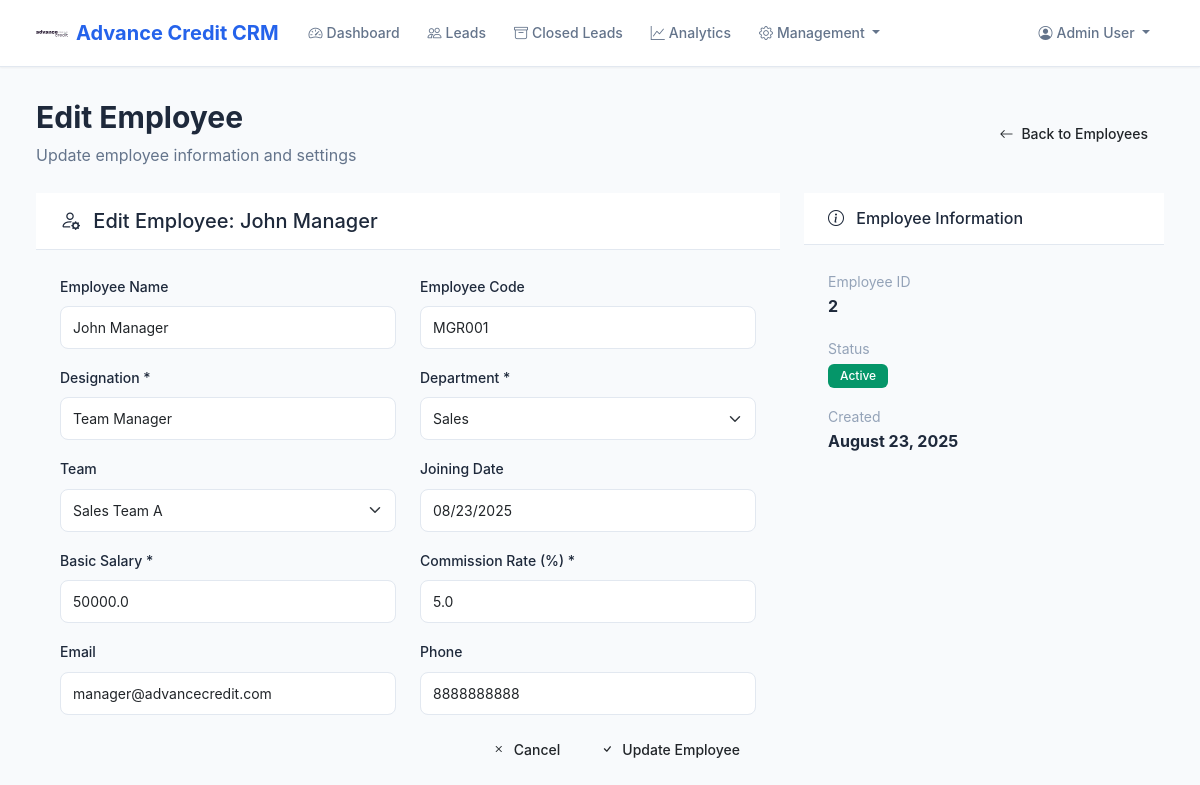
Screenshot of /crm/employees/2/edit (signed in) with the database file from the repository.
### src/shared/crm_models.py (models this page shows)
class User(CRMBase):
    __tablename__ = "users"
    user_id = Column(Integer, primary_key=True, index=True)
    name = Column(String(128), nullable=False)
    email = Column(String(128), unique=True, nullable=False)
    phone = Column(String(32), unique=True, nullable=False)
    password_hash = Column(String(128), nullable=False)
    role = Column(String(32), default="employee")  # 'employee', 'manager', 'admin'
    is_active = Column(Boolean, default=True)
    created_at = Column(DateTime, server_default=func.now())
    employee = relationship("Employee", back_populates="user", uselist=False)

class Employee(CRMBase):
    __tablename__ = "employees"
    employee_id = Column(Integer, primary_key=True, index=True)
    user_id = Column(Integer, ForeignKey("users.user_id"), unique=True, nullable=False)
    employee_code = Column(String(64), unique=True, nullable=False)
    designation = Column(String(64))
    department = Column(String(64))
    team_id = Column(Integer, ForeignKey("teams.team_id"), nullable=True)
    salary = Column(Float, default=0.0)
    commission_rate = Column(Float, default=0.0)
    is_active = Column(Boolean, default=True)
    joining_date = Column(Date, server_default=func.current_date())
    created_at = Column(DateTime, server_default=func.now())
    updated_at = Column(DateTime, onupdate=func.now())
    user = relationship("User", back_populates="employee")
    team = relationship("Team", foreign_keys=[team_id], back_populates="members")
    managed_teams = relationship("Team", foreign_keys="Team.manager_id", back_populates="manager")
    assigned_leads = relationship("LeadAssignment", foreign_keys="LeadAssignment.employee_id", back_populates="employee")
    billings = relationship("Billing", back_populates="employee")
    commissions = relationship("Commission", back_populates="employee")
    activities = relationship("LeadActivity", back_populates="employee")

class Team(CRMBase):
    __tablename__ = "teams"
    team_id = Column(Integer, primary_key=True, index=True)
    name = Column(String(128), unique=True, nullable=False)
    manager_id = Column(Integer, ForeignKey("employees.employee_id"), nullable=True)
    created_at = Column(DateTime, server_default=func.now())
    manager = relationship("Employee", foreign_keys=[manager_id], back_populates="managed_teams")
    members = relationship("Employee", foreign_keys="Employee.team_id", back_populates="team")

### src/crm/routes.py (the view)
@router.get("/employees/{employee_id}/edit", response_class=HTMLResponse)
def employee_edit_get(request: Request, employee_id: int, db: Session = Depends(get_db)):
    user_id = request.session.get("user_id")
    if not user_id:
        return RedirectResponse("/crm/unauthorized", status_code=status.HTTP_302_FOUND)
    user = db.query(User).filter(User.user_id == user_id).first()
    if not user or user.role != "admin":
        return RedirectResponse("/crm/unauthorized", status_code=status.HTTP_302_FOUND)
    employee = db.query(Employee).filter(Employee.employee_id == employee_id).first()
    if not employee:
        raise HTTPException(status_code=404, detail="Employee not found")
    teams = db.query(Team).all()
    return templates.TemplateResponse("employee_edit.html", {
        "request": request,
        "employee": employee,
        "teams": teams
    })

### src/crm/templates/employee_edit.html (shortened to what this page needs)
{% extends 'base.html' %}
{% block content %}
<div class="container-fluid">
    <div class="d-flex justify-content-between align-items-center mb-4">
        <div>
            <h1 class="page-title">Edit Employee</h1>
            <p class="page-subtitle">Update employee information and settings</p>
        </div>
        <a href="/crm/employees" class="btn btn-modern btn-secondary-modern">
            <i class="bi bi-arrow-left me-2"></i>Back to Employees
        </a>
    </div>
    <div class="row">
        <div class="col-lg-8">
            <div class="glass-card">
                <div class="card-header">
                    <h5 class="mb-0">
                        <i class="bi bi-person-gear me-2"></i>
                        Edit Employee: {{ employee.user.name }}
                    </h5>
                </div>
                <div class="card-body">
                    <form method="POST">
                        <div class="row">
                            <div class="col-md-6 mb-3">
                                <label class="form-label">Employee Name</label>
                                <input type="text" class="form-control form-control-modern" value="{{ employee.user.name }}" readonly>
                            </div>
                            <div class="col-md-6 mb-3">
                                <label class="form-label">Employee Code</label>
                                <input type="text" class="form-control form-control-modern" value="{{ employee.employee_code }}" readonly>
                            </div>
                        </div>
                        <div class="row">
                            <div class="col-md-6 mb-3">
                                <label class="form-label">Designation *</label>
                                <input type="text" class="form-control form-control-modern" name="designation" value="{{ employee.designation }}" required>
                            </div>
                            <div class="col-md-6 mb-3">
                                <label class="form-label">Department *</label>
                                <select class="form-select form-control-modern" name="department" required>
                                    <option value="Sales" {% if employee.department == "Sales" %}selected{% endif %}>Sales</option>
                                </select>
                            </div>
                        </div>
                        <div class="row">
                            <div class="col-md-6 mb-3">
                                <label class="form-label">Team</label>
                                <select class="form-select form-control-modern" name="team_id">
                                    {% for team in teams %}
                                    <option value="{{ team.team_id }}" {% if employee.team_id == team.team_id %}selected{% endif %}>
                                        {{ team.name }}
                                    </option>
                                    {% endfor %}
                                </select>
                            </div>
                            <div class="col-md-6 mb-3">
                                <label class="form-label">Joining Date</label>
                                <input type="date" class="form-control form-control-modern" value="{{ employee.joining_date }}" readonly>
                            </div>
                        </div>
                        <div class="row">
                            <div class="col-md-6 mb-3">
                                <label class="form-label">Basic Salary *</label>
                                <input type="number" class="form-control form-control-modern" name="salary" value="{{ employee.salary }}" required>
                            </div>
                            <div class="col-md-6 mb-3">
                                <label class="form-label">Commission Rate (%) *</label>
                                <input type="number" step="0.1" class="form-control form-control-modern" name="commission_rate" value="{{ employee.commission_rate }}" required>
                            </div>
                        </div>
                        <div class="row">
                            <div class="col-md-6 mb-3">
                                <label class="form-label">Email</label>
                                <input type="email" class="form-control form-control-modern" value="{{ employee.user.email }}" readonly>
                            </div>
                            <div class="col-md-6 mb-3">
                                <label class="form-label">Phone</label>
                                <input type="text" class="form-control form-control-modern" value="{{ employee.user.phone }}" readonly>
                            </div>
                        </div>
                        <div class="d-flex justify-content-end gap-2">
                            <a href="/crm/employees" class="btn btn-modern btn-secondary-modern">
                                <i class="bi bi-x me-2"></i>Cancel
                            </a>
                            <button type="submit" class="btn btn-modern btn-primary-modern">
                                <i class="bi bi-check me-2"></i>Update Employee
                            </button>
                        </div>
                    </form>
                </div>
            </div>
        </div>
        <div class="col-lg-4">
            <div class="glass-card">
                <div class="card-header">
                    <h6 class="mb-0">
                        <i class="bi bi-info-circle me-2"></i>
                        Employee Information
                    </h6>
                </div>
                <div class="card-body">
                    <div class="mb-3">
                        <small class="text-muted">Employee ID</small>
                        <div class="fw-bold">{{ employee.employee_id }}</div>
                    </div>
                    <div class="mb-3">
                        <small class="text-muted">Status</small>
                        <div>
                            {% if employee.is_active %}
                            <span class="badge badge-modern bg-success">Active</span>
                            {% else %}
                            <span class="badge badge-modern bg-danger">Inactive</span>
                            {% endif %}
                        </div>
                    </div>
                    <div class="mb-3">
                        <small class="text-muted">Created</small>
                        <div class="fw-bold">{{ employee.created_at.strftime('%B %d, %Y') }}</div>
                    </div>
                </div>
            </div>
        </div>
    </div>
</div>
{% endblock %}

### src/crm/templates/base.html (shortened to what this page needs)
<!DOCTYPE html>
<html lang="en">
<head>
    <link href="https://cdn.jsdelivr.net/npm/bootstrap@5.3.0/dist/css/bootstrap.min.css" rel="stylesheet">
    <link href="https://cdn.jsdelivr.net/npm/bootstrap-icons@1.10.0/font/bootstrap-icons.css" rel="stylesheet">
</head>
<body>
    <nav class="navbar navbar-expand-lg">
        <div class="container-fluid">
            <a class="navbar-brand" href="/crm/dashboard">
                <img src="/crm/static/ac-logo-1.svg" alt="Advance Credit">
                Advance Credit CRM
            </a>
            <div class="collapse navbar-collapse" id="navbarNav">
                <ul class="navbar-nav me-auto">
                    <li class="nav-item">
                        <a class="nav-link {% if request.url.path == '/crm/dashboard' %}active{% endif %}" href="/crm/dashboard">
                            <i class="bi bi-speedometer2 me-1"></i>Dashboard
                        </a>
                    </li>
                    <li class="nav-item">
                        <a class="nav-link {% if request.url.path == '/crm/unified-leads' %}active{% endif %}" href="/crm/unified-leads">
                            <i class="bi bi-people me-1"></i>Leads
                        </a>
                    </li>
                    <li class="nav-item">
                        <a class="nav-link {% if request.url.path == '/crm/close-leads' %}active{% endif %}" href="/crm/close-leads">
                            <i class="bi bi-archive me-1"></i>Closed Leads
                        </a>
                    </li>
                    <li class="nav-item">
                        <a class="nav-link {% if request.url.path == '/crm/analytics' %}active{% endif %}" href="/crm/analytics">
                            <i class="bi bi-graph-up me-1"></i>Analytics
                        </a>
                    </li>
                    {% if request.session.get('user_role') in ['admin', 'manager'] %}
                    <li class="nav-item dropdown">
                        <a class="nav-link dropdown-toggle" href="#" role="button" data-bs-toggle="dropdown">
                            <i class="bi bi-gear me-1"></i>Management
                        </a>
                    </li>
                    {% endif %}
                </ul>
                <ul class="navbar-nav">
                    <li class="nav-item dropdown">
                        <a class="nav-link dropdown-toggle" href="#" role="button" data-bs-toggle="dropdown">
                            <i class="bi bi-person-circle me-1"></i>{{ request.session.get('user_name', 'User') }}
                        </a>
                    </li>
                </ul>
            </div>
        </div>
    </nav>
    <main class="main-content">
        {% block content %}{% endblock %}
    </main>
</body>
</html>

### src/crm/templates/base.html (style rules this page uses)
:root { --primary-color: #2563eb; --primary-dark: #1d4ed8; --secondary-color: #64748b; --success-color: #059669; --warning-color: #d97706; --danger-color: #dc2626; --info-color: #0891b2; --light-bg: #f8fafc; --white: #ffffff; --border-color: #e2e8f0; --text-primary: #1e293b; --text-secondary: #64748b; --text-muted: #94a3b8; --shadow-sm: 0 1px 2px 0 rgb(0 0 0 / 0.05); --shadow-md: 0 4px 6px -1px rgb(0 0 0 / 0.1), 0 2px 4px -2px rgb(0 0 0 / 0.1); --shadow-lg: 0 10px 15px -3px rgb(0 0 0 / 0.1), 0 4px 6px -4px rgb(0 0 0 / 0.1); --shadow-xl: 0 20px 25px -5px rgb(0 0 0 / 0.1), 0 8px 10px -6px rgb(0 0 0 / 0.1); }
* { box-sizing: border-box; }
body { background-color: var(--light-bg); font-family: 'Inter', -apple-system, BlinkMacSystemFont, 'Segoe UI', Roboto, sans-serif; color: var(--text-primary); line-height: 1.6; margin: 0; padding: 0; }
.navbar { background: var(--white); border-bottom: 1px solid var(--border-color); box-shadow: var(--shadow-sm); padding: 0.75rem 1.5rem; position: sticky; top: 0; z-index: 1000; }
.navbar-brand { font-weight: 700; font-size: 1.25rem; color: var(--primary-color) !important; display: flex; align-items: center; gap: 0.5rem; }
.navbar-brand img { width: 32px; height: 32px; }
.nav-link { color: var(--text-secondary) !important; font-weight: 500; font-size: 0.875rem; padding: 0.5rem 0.75rem !important; border-radius: 0.375rem; transition: all 0.2s ease; margin: 0 0.125rem; }
.main-content { padding: 2rem 1.5rem; min-height: calc(100vh - 70px); }
.card-header { background: var(--white); border-bottom: 1px solid var(--border-color); padding: 1rem 1.5rem; font-weight: 600; color: var(--text-primary); }
.card-body { padding: 1.5rem; }
.btn { font-weight: 500; border-radius: 0.5rem; padding: 0.5rem 1rem; font-size: 0.875rem; transition: all 0.2s ease; border: none; }
.badge { font-weight: 500; padding: 0.375rem 0.75rem; border-radius: 0.375rem; font-size: 0.75rem; }
.badge.bg-success { background-color: var(--success-color) !important; }
.form-control, .form-select { border: 1px solid var(--border-color); border-radius: 0.5rem; padding: 0.625rem 0.75rem; font-size: 0.875rem; transition: all 0.2s ease; }
.form-label { font-weight: 500; color: var(--text-primary); margin-bottom: 0.5rem; font-size: 0.875rem; }
.text-muted { color: var(--text-muted) !important; }
.page-title { font-size: 1.875rem; font-weight: 700; color: var(--text-primary); margin-bottom: 0.5rem; }
.page-subtitle { color: var(--text-secondary); font-size: 1rem; margin-bottom: 0; }

### rows the page displays
User: session.get "Admin User"
User: user.name "John Manager", user.email "manager@advancecredit.com", user.phone "8888888888"
Employee: employee_code "MGR001", designation "Team Manager", department "Sales", team_id "Sales Team A", joining_date "08/23/2025", salary "50000.0", commission_rate "5.0", employee_id "2", created_at "August 23, 2025"
